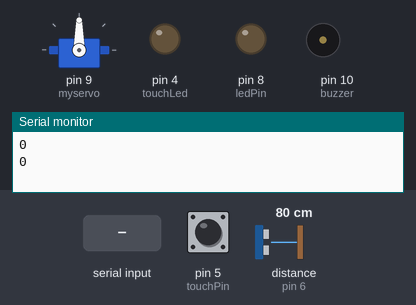
A sketch run on a simulated Arduino Uno, built with avr-gcc and run on an emulated ATmega328P. On the bench: servo, output pins drawn as LEDs (lit = HIGH), buzzer (waves = sounding, pin HIGH), the last lines printed to the serial monitor. Wiring (inferred from the names in the program): ultrasonic range finder: trigger pin 7; echo pin 6. The test bench sets the inputs (shaded band); at power-on: pin 5 (touchPin) LOW, distance to the obstacle (sensor on pin 6) 80 cm. The echo pulse lasts 58.3 µs per cm; pins used as bus, display or sensor lines are not drawn.

Above: at 2.3 s.
2.4 s: "S" received over Serial
At 4.7 s:
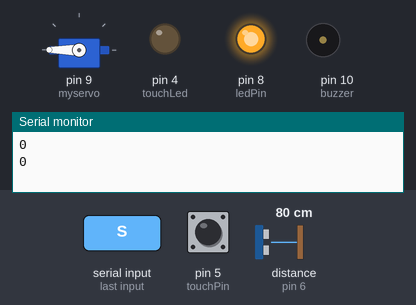
7.4 s: pin 5 (touchPin) pulled HIGH for 1 s
At 10.5 s:
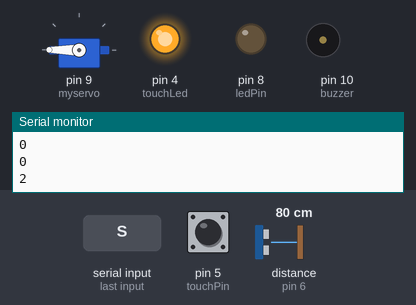
13.3 s: pin 5 (touchPin) pulled HIGH for 0.15 s
At 18.1 s:
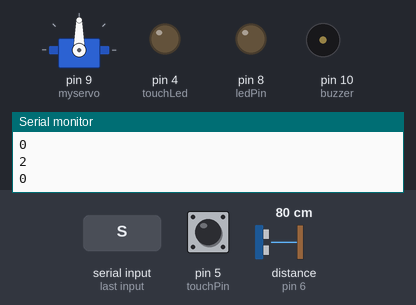
18.5 s: pin 5 (touchPin) pulled HIGH for 3.2 s
At 20.8 s:
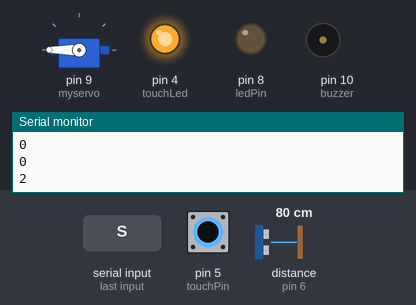
Timing chart, 0 to 24.3 s (numbered marks = the images above; inputs shaded):
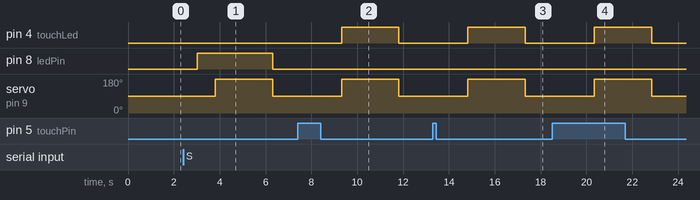

Measured:
- after the input at 2.4 s, pin 8 (ledPin): LOW → HIGH after 0.61 s, → LOW 3.3 s later; servo on pin 9 (myservo): 90° → 180° after 1.4 s, → 90° 2.5 s later
- after the input at 7.4 s, pin 4 (touchLed): LOW → HIGH after 1.9 s, → LOW 2.5 s later; servo on pin 9 (myservo): 90° → 180° after 1.9 s, → 90° 2.5 s later
- after the input at 13.3 s, pin 4 (touchLed): LOW → HIGH after 1.5 s, → LOW 2.5 s later; servo on pin 9 (myservo): 90° → 180° after 1.5 s, → 90° 2.5 s later
- after the input at 18.5 s, pin 4 (touchLed): LOW → HIGH after 1.8 s, → LOW 2.5 s later; servo on pin 9 (myservo): 90° → 180° after 1.8 s, → 90° 2.5 s later

The sketch:

arduino.ino
```cpp
#include <Servo.h>
Servo myservo;

int trigPin = 7;
int echoPin = 6;
int ledPin = 8;
int touchPin = 5;
int touchLed = 4;
int buzzer = 10;

int distance_threshold = 30;
float duration_us, distance_cm;
bool touchHandled = false;

void setup()
{
    Serial.begin(9600);
    pinMode(trigPin, OUTPUT);
    pinMode(echoPin, INPUT);
    pinMode(ledPin, OUTPUT);
    pinMode(touchPin, INPUT);
    pinMode(touchLed, OUTPUT);
    pinMode(buzzer, OUTPUT);
    myservo.attach(9);
}

void loop()
{
    digitalWrite(trigPin, HIGH);
    delayMicroseconds(10);
    digitalWrite(trigPin, LOW);

    int touchState = digitalRead(touchPin);

    duration_us = pulseIn(echoPin, HIGH);

    distance_cm = 0.017 * duration_us;

    if (distance_cm < distance_threshold)
    {
        Serial.println("1");
        delay(5000);
    }
    else
    {
        Serial.println("0");
        delay(1500);
    }

    // Serial.print("Distance : ");
    // Serial.println(distance_cm);
    // delay(1000);

    if (Serial.available())
    {
        char command = Serial.read();
        if (command == 'S')
        {
            digitalWrite(ledPin, HIGH);
            delay(800);
            myservo.write(180);
            delay(2500);
            myservo.write(90);
            digitalWrite(ledPin, LOW);
        }
    }

    if (touchState == HIGH && !touchHandled)
    {
        Serial.println("0");
        Serial.println("2");
        digitalWrite(touchLed, HIGH);
        myservo.write(180);
        delay(2500);
        myservo.write(90);
        digitalWrite(touchLed, LOW);
    }
    if (touchState == LOW)
    {
        bool touchHandled = false;
    }
}
```
